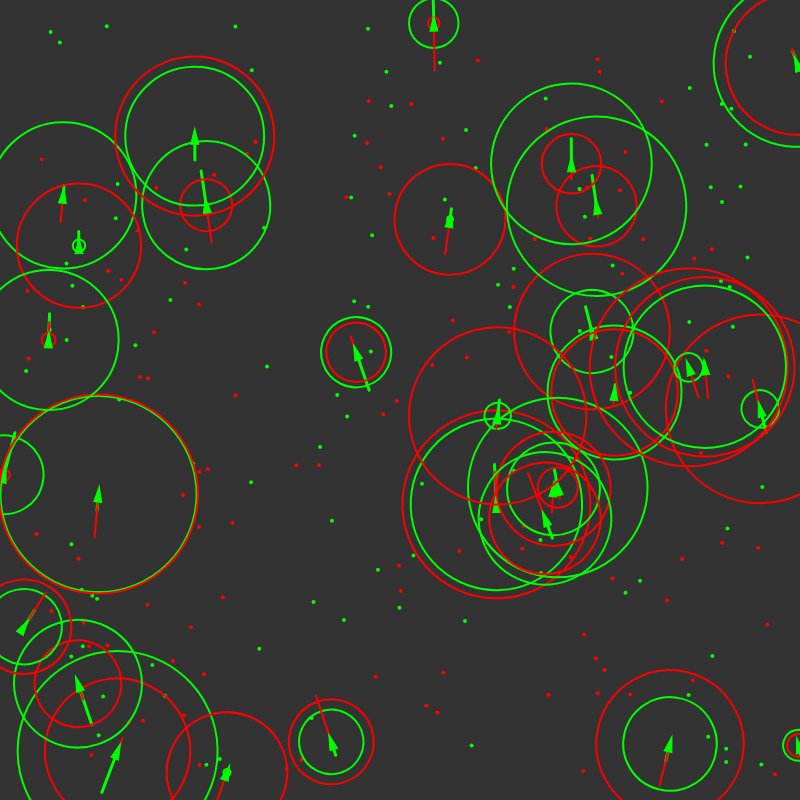
Frame 1 (no input)
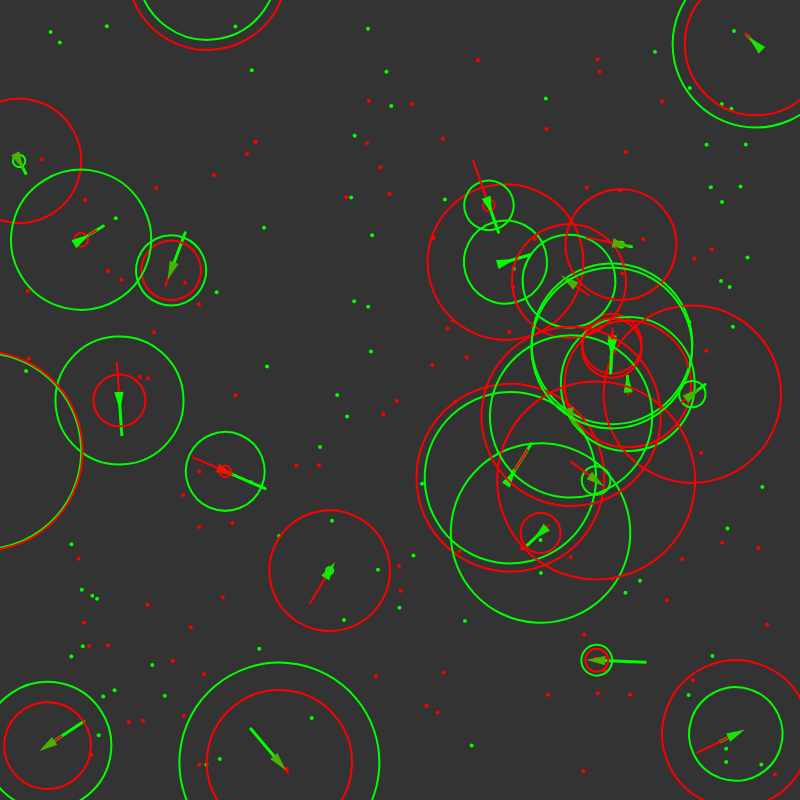
Frame 60 (no input)
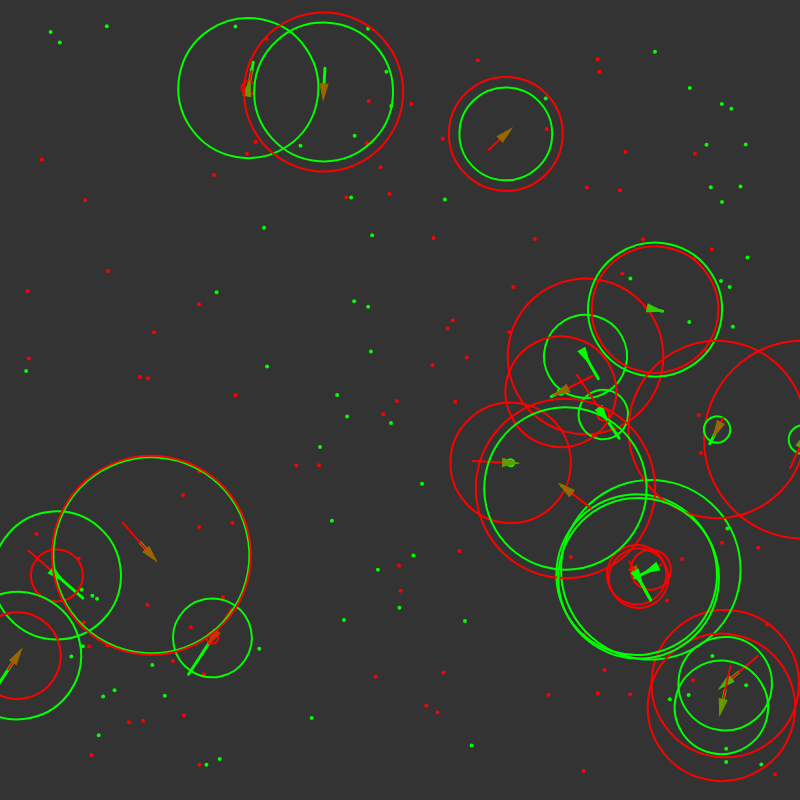
Frame 120 (the mouse pressed at the canvas centre since frame 60)

The p5.js sketch that drew these frames (run headless with seeded random() and noise() and a simulated clock; from frame 60 on, the mouse is pressed at the canvas centre):

// p5.js sketch
// ── sketch.js

var vehicles = [];
var food = [];
var poison = [];
var boundary = 25;

var debug;

function setup() {
  createCanvas(800,800);
  for (var i = 0; i < 30; i++) {
    var x = random(width);
    var y = random(height);
    vehicles[i] = new Vehicle(x, y);
  }
  // initial food
  for (var i = 0; i < 100; i++) {
    var x = random(boundary, width - boundary);
    var y = random(boundary, height - boundary);
    food.push(createVector(x, y));
  }

  //initial posion
  for (var i = 0; i < 100; i++) {
    var x = random(boundary, width - boundary);
    var y = random(boundary, height - boundary);
    poison.push(createVector(x, y));
  }

  debug = createCheckbox();
  debug.checked(true);
}


function draw() {
  background(51);

  //create random food
  if (random(1) < 0.1) {
    var x = random(boundary, width - boundary);
    var y = random(boundary, height - boundary);
    food.push(createVector(x, y));
  }
  // create random poison
  if (random(1) < 0.01) {
    var x = random(boundary, width - boundary);
    var y = random(boundary, height - boundary);
    poison.push(createVector(x, y));
  }

  //display food
  for (var i = 0; i < food.length; i++) {
    fill(0, 255, 0);
    noStroke();
    ellipse(food[i].x, food[i].y, 4, 4);
  }

  //display poison
  for (var i = 0; i < poison.length; i++) {
    fill(255, 0, 0);
    noStroke();
    ellipse(poison[i].x, poison[i].y, 4, 4);
  }

  //iterate through vehicles
  for (var i = vehicles.length - 1; i >= 0; i--) {
    //vehicles[i].boundaries();

    //find direction to move
    vehicles[i].behaviors(food, poison);
    //move direction
    vehicles[i].update();
    vehicles[i].display();

    var newVehicle = vehicles[i].clone();
    if (newVehicle != null) {
      vehicles.push(newVehicle);
    }

    if (vehicles[i].dead()) {
      var x = vehicles[i].position.x;
      var y = vehicles[i].position.y;
      //food.push(createVector(x, y));
      vehicles.splice(i, 1);
    }
    if (vehicles.length == 0)
    {
      setup();
    }

  }
}


///IDEAS

// current, vehicles evolve to find food and not eat poison by evolution and random chance



//TODO
//add predators to eat vehicles. 
//  predator hunts and eats vehicles. goes for healthy vehicles? 

// mating? only when vehicles are in vicinity (distence)

//obstacles? 

  // distance between another object around obstacles 

// ── vehicle.js

var mr = 0.01;

function Vehicle(x, y, dna) {
  this.acceleration = createVector(0, 0);
  this.velocity = createVector(0, -2);
  this.position = createVector(x, y);
  this.r = 4;
  this.maxspeed = 4;
  this.maxforce = 0.5;
  this.timeAlive = 0;

  this.health = 1;

  this.dna = [];
  if (dna === undefined) {
    // Food weight
    this.dna[0] = random(-2, 2);
    // Poison weight
    this.dna[1] = random(-2, 2);
    // Food perception
    this.dna[2] = random(0, 100);
    // Poision Percepton
    this.dna[3] = random(0, 100);
  } else {
    // Mutation
    this.dna[0] = dna[0];
    if (random(1) < mr) {
      this.dna[0] += random(-0.1, 0.1);
    }
    this.dna[1] = dna[1];
    if (random(1) < mr) {
      this.dna[1] += random(-0.1, 0.1);
    }
    this.dna[2] = dna[2];
    if (random(1) < mr) {
      this.dna[2] += random(-10, 10);
    }
    this.dna[3] = dna[3];
    if (random(1) < mr) {
      this.dna[3] += random(-10, 10);
    }
  }

  // Method to update location
  this.update = function() {

    this.health -= 0.005;
    this.timeAlive++;

    // Update velocity
    this.velocity.add(this.acceleration);
    // Limit speed
    this.velocity.limit(this.maxspeed);
    this.position.add(this.velocity);
    // Reset accelerationelertion to 0 each cycle
    this.acceleration.mult(0);

    //eat poison/food/prey if in certain range
  }

  this.applyForce = function(force) {
    // We could add mass here if we want A = F / M
    this.acceleration.add(force);
  }

  this.behaviors = function(good, bad) {
    var steerG = this.eat(good, 0.2, this.dna[2]);
    steerG.mult(this.dna[0]);

    var steerB = this.eat(bad, -1, this.dna[3]);
    steerB.mult(this.dna[1]);

    var steerBoundary = this.boundaries();
    
    
    

    this.applyForce(steerG);
    this.applyForce(steerB);
    

    if (steerBoundary !== null)
    {
      this.applyForce(steerBoundary);
      //Action = "boundary";
    }



    // order of operations

    // explore: default
    
    // if see food go toward food and if see poison, go away from poison


    // switch(Action)
    // {
    //   case boundary:  
    //     break;      
    //   case avoid:
    //     break;
    //   case eat:
    //     break;
    //   case explore:
    //     break;
    //   case default:
    //     //do something
    // }


    //pick a direction to go based on food, poison, threats/predators, obstacles?

  

    

    //pick steering
      //runaway (poison and predators)
        //primary objective. dont die
      //hunt for food(food or other vehicles)
        //depending on health. may be weighed more
        //food closer weighs more
        //prevent infinte running away
      //boundaries
        // move away from the boundaries

    //apply force depending on what option  
  }

  this.clone = function() {
    if (random(1) < 0.004 * this.health / 100) {
      return new Vehicle(this.position.x, this.position.y, this.dna);
    } else {
      return null;
    }
  }

  this.eat = function(list, nutrition, perception) {
    var record = Infinity;
    var closest = null;
    for (var i = list.length - 1; i >= 0; i--) {
      var d = this.position.dist(list[i]);

      if (d < this.maxspeed) {
        list.splice(i, 1);
        this.health += nutrition;
      } else {
        if (d < record && d < perception) {
          record = d;
          closest = list[i];
        }
      }
    }

    // This is the moment of eating!

    if (closest != null) {
      return this.seek(closest);
    }

    return createVector(0, 0);
  }

  // A method that calculates a steering force towards a target
  // STEER = DESIRED MINUS VELOCITY
  this.seek = function(target) {

    var desired = p5.Vector.sub(target, this.position); // A vector pointing from the location to the target

    // Scale to maximum speed
    desired.setMag(this.maxspeed);

    // Steering = Desired minus velocity
    var steer = p5.Vector.sub(desired, this.velocity);
    steer.limit(this.maxforce); // Limit to maximum steering force

    return steer;
    //this.applyForce(steer);
  }

  this.dead = function() {
    return (this.health < 0)
  }

  this.display = function() {
    // Draw a triangle rotated in the direction of velocity
    var angle = this.velocity.heading() + PI / 2;

    push();
    translate(this.position.x, this.position.y);
    rotate(angle);


    if (debug.checked()) {
      strokeWeight(3);
      stroke(0, 255, 0);
      noFill();
      line(0, 0, 0, -this.dna[0] * 25);
      strokeWeight(2);
      ellipse(0, 0, this.dna[2] * 2);
      stroke(255, 0, 0);
      line(0, 0, 0, -this.dna[1] * 25);
      ellipse(0, 0, this.dna[3] * 2);
    }

    var gr = color(0, 255, 0);
    var rd = color(255, 0, 0);
    var col = lerpColor(rd, gr, this.health);

    fill(col);
    stroke(col);
    strokeWeight(1);
    beginShape();
    vertex(0, -this.r * 2);
    vertex(-this.r, this.r * 2);
    vertex(this.r, this.r * 2);
    endShape(CLOSE);

    pop();
  }


  this.boundaries = function() {
    
    var centerPoint = createVector(width / 2, height / 2);

    var desired = null;

    if (this.position.x < boundary) {
      //desired = createVector(this.maxspeed, this.velocity.y);
       return this.seek(centerPoint);
    } else if (this.position.x > width - boundary) {
      //desired = createVector(-this.maxspeed, this.velocity.y);
      return this.seek(centerPoint);
    }

    if (this.position.y < boundary) {
      //desired = createVector(this.velocity.x, this.maxspeed);
      return this.seek(centerPoint);
    } else if (this.position.y > height - boundary) {
      //desired = createVector(this.velocity.x, -this.maxspeed);
      return this.seek(centerPoint);
    }
    
      return null   
    

    // if (desired !== null) {
    //   desired.normalize();
    //   desired.mult(this.maxspeed);
    //   var steer = p5.Vector.sub(desired, this.velocity);
    //   steer.limit(this.maxforce);
    //   return steer
    // }
  }
}
